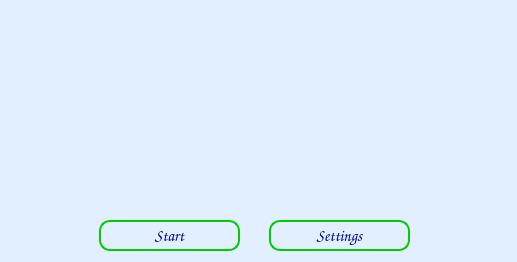
<?xml version="1.0" encoding="UTF-8"?>
<ui version="4.0">
 <class>SubForm</class>
 <widget class="QWidget" name="SubForm">
  <property name="geometry">
   <rect>
    <x>0</x>
    <y>0</y>
    <width>517</width>
    <height>262</height>
   </rect>
  </property>
  <property name="sizePolicy">
   <sizepolicy hsizetype="Minimum" vsizetype="Minimum">
    <horstretch>0</horstretch>
    <verstretch>0</verstretch>
   </sizepolicy>
  </property>
  <property name="minimumSize">
   <size>
    <width>517</width>
    <height>262</height>
   </size>
  </property>
  <property name="palette">
   <palette>
    <active>
     <colorrole role="Base">
      <brush brushstyle="SolidPattern">
       <color alpha="255">
        <red>255</red>
        <green>255</green>
        <blue>255</blue>
       </color>
      </brush>
     </colorrole>
     <colorrole role="Window">
      <brush brushstyle="SolidPattern">
       <color alpha="255">
        <red>225</red>
        <green>239</green>
        <blue>255</blue>
       </color>
      </brush>
     </colorrole>
    </active>
    <inactive>
     <colorrole role="Base">
      <brush brushstyle="SolidPattern">
       <color alpha="255">
        <red>255</red>
        <green>255</green>
        <blue>255</blue>
       </color>
      </brush>
     </colorrole>
     <colorrole role="Window">
      <brush brushstyle="SolidPattern">
       <color alpha="255">
        <red>225</red>
        <green>239</green>
        <blue>255</blue>
       </color>
      </brush>
     </colorrole>
    </inactive>
    <disabled>
     <colorrole role="Base">
      <brush brushstyle="SolidPattern">
       <color alpha="255">
        <red>225</red>
        <green>239</green>
        <blue>255</blue>
       </color>
      </brush>
     </colorrole>
     <colorrole role="Window">
      <brush brushstyle="SolidPattern">
       <color alpha="255">
        <red>225</red>
        <green>239</green>
        <blue>255</blue>
       </color>
      </brush>
     </colorrole>
    </disabled>
   </palette>
  </property>
  <property name="windowTitle">
   <string>Main</string>
  </property>
  <property name="autoFillBackground">
   <bool>false</bool>
  </property>
  <widget class="QLabel" name="label">
   <property name="geometry">
    <rect>
     <x>10</x>
     <y>10</y>
     <width>511</width>
     <height>181</height>
    </rect>
   </property>
   <property name="autoFillBackground">
    <bool>false</bool>
   </property>
   <property name="text">
    <string/>
   </property>
   <property name="pixmap">
    <pixmap>images/logo.png</pixmap>
   </property>
  </widget>
  <widget class="QPushButton" name="start_button">
   <property name="geometry">
    <rect>
     <x>99</x>
     <y>220</y>
     <width>141</width>
     <height>31</height>
    </rect>
   </property>
   <property name="sizePolicy">
    <sizepolicy hsizetype="Fixed" vsizetype="Fixed">
     <horstretch>0</horstretch>
     <verstretch>0</verstretch>
    </sizepolicy>
   </property>
   <property name="minimumSize">
    <size>
     <width>94</width>
     <height>31</height>
    </size>
   </property>
   <property name="font">
    <font>
     <family>Comic Sans MS</family>
     <pointsize>12</pointsize>
     <weight>50</weight>
     <bold>false</bold>
    </font>
   </property>
   <property name="styleSheet">
    <string notr="true">QPushButton {
color: #000099;
border: 2px solid #00cc00;
border-radius: 11px;
padding: 5px;
background: qradialgradient(cx: 0.3, cy: -0.4,
fx: 0.3, fy: -0.4,
radius: 1.35, stop: 0 #fff, stop: 1 #00cc00);
min-width: 80px;
}

QPushButton:hover {
border: 2px solid #00b300;
background: qradialgradient(cx: 0.3, cy: -0.4,
fx: 0.3, fy: -0.4,
radius: 1.35, stop: 0 #fff, stop: 1 #00b300);
}

QPushButton:pressed {
border: 2px solid #00cc00;
background: qradialgradient(cx: 0.4, cy: -0.1,
fx: 0.4, fy: -0.1,
radius: 1.35, stop: 0 #fff, stop: 1 #00cc00);
}</string>
   </property>
   <property name="text">
    <string>Start</string>
   </property>
  </widget>
  <widget class="QPushButton" name="settings_button">
   <property name="geometry">
    <rect>
     <x>269</x>
     <y>220</y>
     <width>141</width>
     <height>31</height>
    </rect>
   </property>
   <property name="sizePolicy">
    <sizepolicy hsizetype="Fixed" vsizetype="Fixed">
     <horstretch>0</horstretch>
     <verstretch>0</verstretch>
    </sizepolicy>
   </property>
   <property name="minimumSize">
    <size>
     <width>84</width>
     <height>31</height>
    </size>
   </property>
   <property name="font">
    <font>
     <family>Comic Sans MS</family>
     <pointsize>12</pointsize>
     <weight>50</weight>
     <bold>false</bold>
    </font>
   </property>
   <property name="styleSheet">
    <string notr="true">QPushButton {
color: #000099;
border: 2px solid #00cc00;
border-radius: 11px;
padding: 0px;
background: qradialgradient(cx: 0.3, cy: -0.4,
fx: 0.3, fy: -0.4,
radius: 1.35, stop: 0 #fff, stop: 1 #00cc00);
min-width: 80px;
}

QPushButton:hover {
border: 2px solid #00b300;
background: qradialgradient(cx: 0.3, cy: -0.4,
fx: 0.3, fy: -0.4,
radius: 1.35, stop: 0 #fff, stop: 1 #00b300);
}

QPushButton:pressed {
border: 2px solid #00cc00;
background: qradialgradient(cx: 0.4, cy: -0.1,
fx: 0.4, fy: -0.1,
radius: 1.35, stop: 0 #fff, stop: 1 #00cc00);
}</string>
   </property>
   <property name="text">
    <string>Settings</string>
   </property>
  </widget>
 </widget>
 <resources/>
 <connections/>
</ui>
